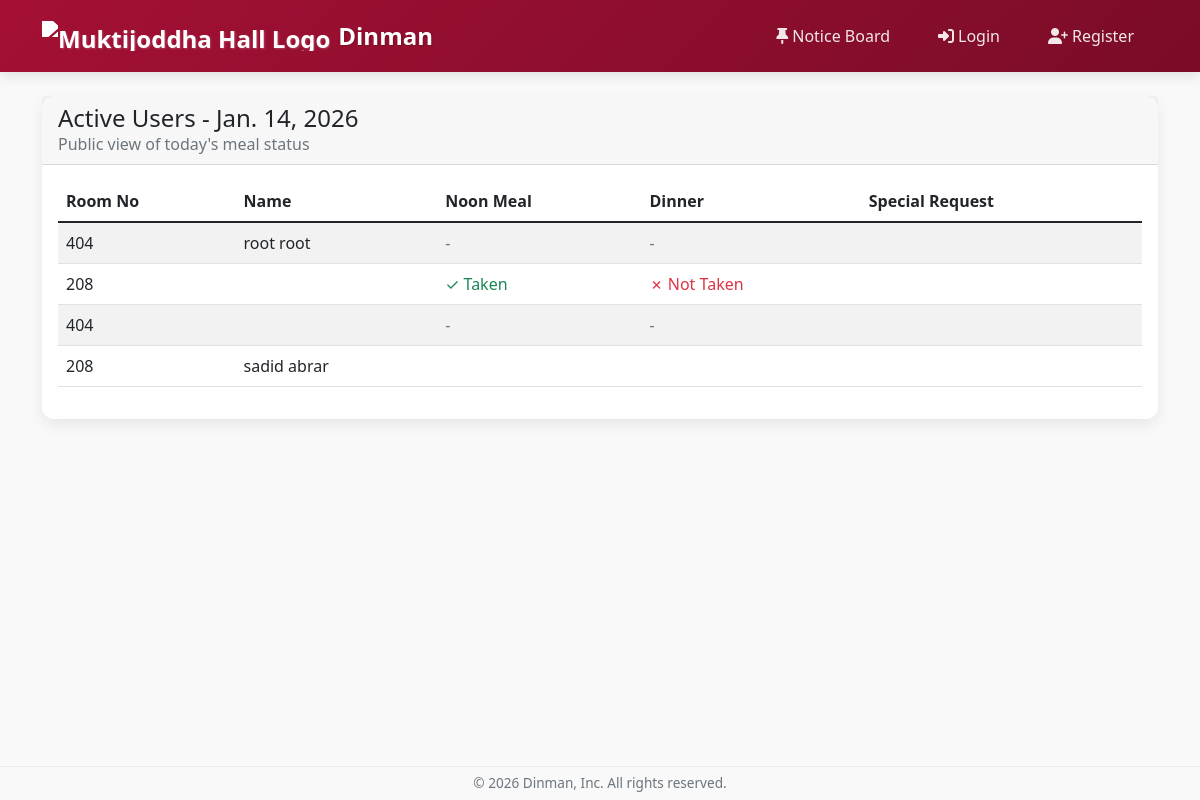
/active-users/, run on the app's committed database.
### dining/models.py (models this page shows, shortened)
class UserProfile(models.Model):
    user = models.OneToOneField(User, on_delete=models.CASCADE)
    room_number = models.CharField(max_length=10)
    mobile_number = models.CharField(max_length=15)
    balance = models.DecimalField(max_digits=10, decimal_places=2, default=0.00)
    meal_active = models.BooleanField(default=True)
    is_dining_manager = models.BooleanField(default=False)
    meal_type = models.CharField(max_length=10, choices=[
        ('full', 'Full Meal'),
        ('half', 'Half Meal')
    ], default='full')

class MealRecord(models.Model):
    MEAL_TYPES = [
        ('noon', 'Noon Meal'),
        ('dinner', 'Dinner'),
    ]
    user = models.ForeignKey(User, on_delete=models.CASCADE)
    date = models.DateField(default=timezone.now)
    meal_type = models.CharField(max_length=10, choices=MEAL_TYPES)
    taken = models.BooleanField(default=False)
    requested_for_night = models.BooleanField(default=False)
    meal_count = models.DecimalField(max_digits=4, decimal_places=2, default=1.0)  # 1.0, 2.0, 0.5 etc.
    class Meta:
        unique_together = ['user', 'date', 'meal_type']

### dining/views.py (the view)
# urls.py: path('active-users/', views.active_users_view, name='active_users'),
def active_users_view(request):
    today = timezone.now().date()
    active_users = UserProfile.objects.filter(meal_active=True)
    context = {
        'active_users': active_users,
        'today': today,
    }
    return render(request, 'dining/active_users.html', context)

### dining/templates/dining/active_users.html (shortened to what this page needs)
{% extends 'base.html' %}
{% block content %}
<div class="container mt-4">
    <div class="card">
        <div class="card-header">
            <h4 class="mb-0">Active Users - {{ today }}</h4>
            <p class="text-muted mb-0">Public view of today's meal status</p>
        </div>
        <div class="card-body">
            <div class="table-responsive">
                <table class="table table-striped">
                    <thead>
                        <tr>
                            <th>Room No</th>
                            <th>Name</th>
                            <th>Noon Meal</th>
                            <th>Dinner</th>
                            <th>Special Request</th>
                        </tr>
                    </thead>
                    <tbody>
                        {% for profile in active_users %}
                        <tr>
                            <td>{{ profile.room_number }}</td>
                            <td>{{ profile.user.get_full_name }}</td>
                            <td>
                                {% with profile.user.mealrecord_set.all as meals %}
                                    {% for meal in meals %}
                                        {% if meal.date == today and meal.meal_type == 'noon' %}
                                            {% if meal.taken %}
                                                <span class="text-success">✓ Taken</span>
                                            {% else %}
                                                <span class="text-danger">✗ Not Taken</span>
                                            {% endif %}
                                        {% endif %}
                                    {% empty %}
                                        <span class="text-secondary">-</span>
                                    {% endfor %}
                                {% endwith %}
                            </td>
                            <td>
                                {% with profile.user.mealrecord_set.all as meals %}
                                    {% for meal in meals %}
                                        {% if meal.date == today and meal.meal_type == 'dinner' %}
                                            {% if meal.taken %}
                                                <span class="text-success">✓ Taken</span>
                                            {% else %}
                                                <span class="text-danger">✗ Not Taken</span>
                                            {% endif %}
                                        {% endif %}
                                    {% empty %}
                                        <span class="text-secondary">-</span>
                                    {% endfor %}
                                {% endwith %}
                            </td>
                            <td>
                            </td>
                        </tr>
                        {% empty %}
                        <tr>
                            <td colspan="5" class="text-center text-muted">No active users found</td>
                        </tr>
                        {% endfor %}
                    </tbody>
                </table>
            </div>
        </div>
    </div>
</div>
{% endblock %}

### dining/templates/base.html (style rules this page uses)
:root { --harvard-crimson: #A41034; --harvard-crimson-dark: #7A0C27; --harvard-crimson-light: #D13A5F; --accent-color: #FFD700; }
body { display: flex; flex-direction: column; min-height: 100vh; background-color: #f9f9f9; }
.card { border-radius: 12px; box-shadow: 0 6px 15px rgba(0, 0, 0, 0.08); border: none; transition: transform 0.3s, box-shadow 0.3s; }

### data on the page
UserProfile: room_number "404", user.get_full_name "root root"
UserProfile: room_number "208"
MealRecord: date "✓ Taken"
MealRecord: date "✗ Not Taken"
UserProfile: room_number "404"
UserProfile: room_number "208", user.get_full_name "sadid abrar"
